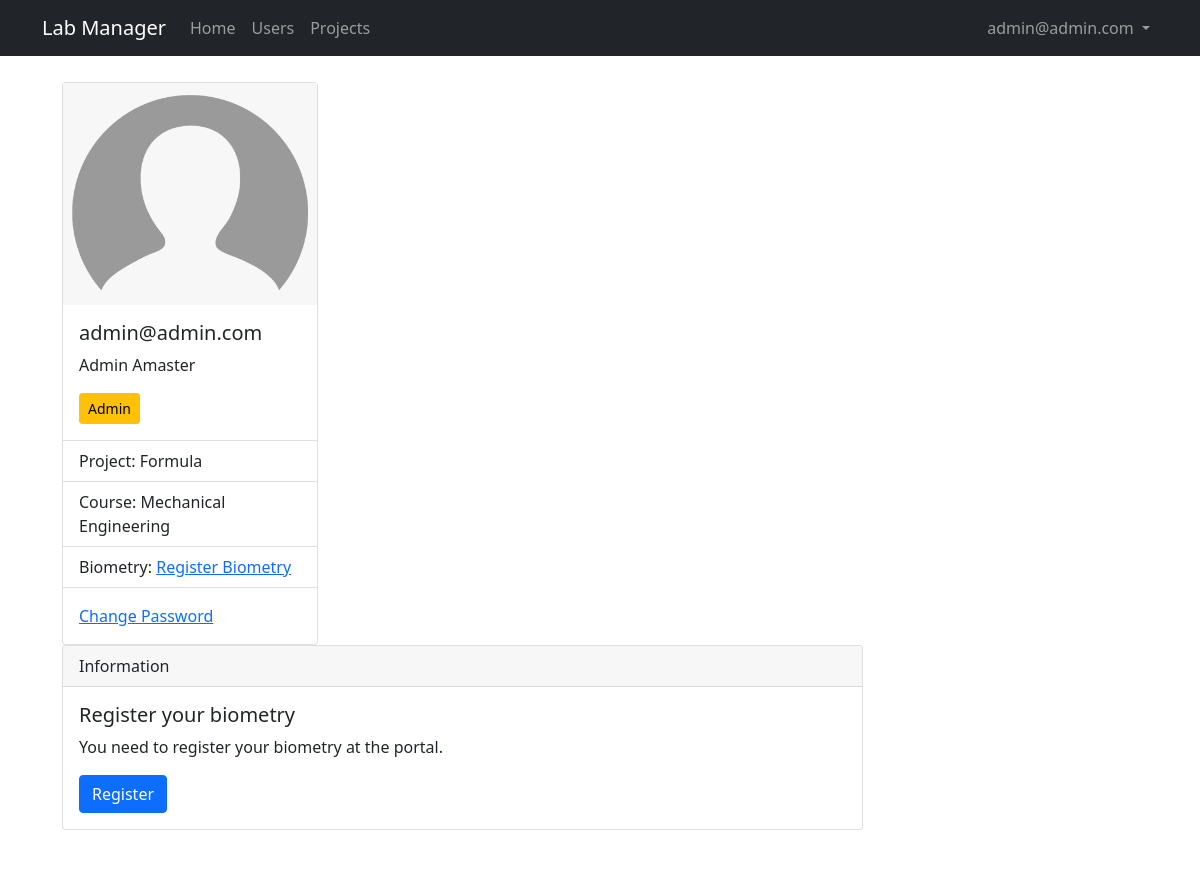
The app's page / (signed in) with its own data.
### lab_manager/models.py (models this page shows, shortened)
class User(db.Model, UserMixin):
    id = db.Column(db.Integer, primary_key = True)
    email = db.Column(db.String(50), unique = True)
    name = db.Column(db.String(150))
    password = db.Column(db.String(128))
    date_created = db.Column(db.DateTime, default = datetime.utcnow)
    biometry = db.Column(db.Boolean, default = False, nullable = False)
    project = db.Column(db.Integer, nullable = False)
    grr = db.Column(db.Integer, unique = True)
    course = db.Column(db.String(50))
    approved_by = db.Column(db.Integer)
    date_approved = db.Column(db.DateTime, default = datetime.utcnow)
    approved = db.Column(db.Boolean, default = False, nullable = False)
    admin = db.Column(db.Boolean, default = False, nullable = False)
    projects = db.relationship('Project', backref="user", passive_deletes = False)

### lab_manager/main/routes.py (the view)
@main.route("/")
@login_required
def home():
    return render_template('users/profile.jinja2', title = "Home", user=current_user)

### lab_manager/__init__.py (called while the page is built)
def create_app(config_class=Config):
    app = Flask(__name__)
    app.config.from_object(Config)
    db.init_app(app)
    migrate.init_app(app, db)
    from lab_manager.main.routes import main
    app.register_blueprint(main)
    from lab_manager.users.routes import users
    app.register_blueprint(users)
    from lab_manager.admin.routes import admin
    app.register_blueprint(admin)
    from .models import User, Project
    initialize_database(app)
    login_manager.init_app(app)
    @login_manager.user_loader
    def load_user(id):
        return User.query.get(int(id))
    return app

### lab_manager/templates/users/profile.jinja2 (shortened to what this page needs)
{% extends "./layout.jinja2" %}
{% block content %}
<div class="container">
    <div class="row">
        <div class="col">
            <div class="card" style="width: 16rem;">
            <img class="img-fluid" src="{{ url_for('static', filename='img/default_user.png')}}" class="card-img-top" alt="Profile Picture">
            <div class="card-body">
                <h5 class="card-title">{{ user.email }}</h5>
                <p class="card-text">{{ user.name }}</p>
                {% if not user.admin %}
                    {% if not user.approved %} <button type="button" class="btn btn-warning btn-sm" data-bs-toggle="modal" data-bs-target="#approval_info">Waiting for Approval</button> {% else %} <button type="button" class="btn btn-success btn-sm">Approved</button> {% endif %}
                {% else %}
                    <button type="button" class="btn btn-warning btn-sm">Admin</button>
                {% endif %}
            </div>
            <ul class="list-group list-group-flush">
                <li class="list-group-item">Project: {{ user.project }}</li>
                <li class="list-group-item">Course: {% if not user.course %} <a href="">Enter Course</a> {% else %} {{ user.course }} {% endif %}</li>
                <li class="list-group-item">Biometry: {% if not user.approved and not user.admin %} Waiting for Approval {% elif not user.biometry %} <a href="">Register Biometry</a> {% else %} Biometry registered {% endif %} </li>
            </ul>
            <div class="card-body">
                <a href="#" class="card-link">Change Password</a>
            </div>
            </div>
        </div>
        <div class="col-9">
            {% if not user.approved and not user.admin %}
            <div class="card mb-3">
                <div class="card-header">
                    Information
                </div>
                <div class="card-body">
                    <h5 class="card-title">Your account need to be approved</h5>
                    <p class="card-text">To get your account approved, please contact a project manager. You will not be able to register your biometry before that.</p>
                </div>
            </div>
            {% elif not user.biometry %}
            <div class="card mb-3">
                <div class="card-header">
                    Information
                </div>
                <div class="card-body">
                    <h5 class="card-title">Register your biometry</h5>
                    <p class="card-text">You need to register your biometry at the portal.</p>
                    <a href="#" class="btn btn-primary">Register</a>
                </div>
            </div>
            {% endif %}
        </div>
    </div>
</div>
{% endblock content %}

### lab_manager/templates/layout.jinja2 (shortened to what this page needs)
<!DOCTYPE html>
<html lang="en">
<head>
    <link href="https://cdn.jsdelivr.net/npm/bootstrap@5.1.3/dist/css/bootstrap.min.css" rel="stylesheet">
    <link rel="stylesheet" type="text/css" href="https://cdn.datatables.net/1.10.25/css/dataTables.bootstrap5.css">
    <link rel="stylesheet" href="https://cdn.jsdelivr.net/npm/bootstrap-icons@1.8.1/font/bootstrap-icons.css">
    <link rel="stylesheet" type="text/css" href="{{ url_for('static', filename='main.css') }}">
</head>
<body>
    <nav class="navbar navbar-expand-md navbar-dark bg-dark">
        <div class="container">
            <a class="navbar-brand mr-4" href="/">Lab Manager</a>
            <div class="collapse navbar-collapse" id="navbar">
                <div class="navbar-nav me-auto mb-2 mb-lg-0">
                    <a href="/" class="nav-item nav-link">Home</a>
                    {% if user.is_authenticated and user.admin==True %}
                        <a href="{{url_for('admin.users')}}" class="nav-item nav-link">Users</a>
                        <a href="{{url_for('admin.projects')}}" class="nav-item nav-link">Projects</a>
                    {% endif %}
                </div>
                <div class="navbar-nav">
                    {% if user.is_authenticated and user.admin==False %}
                        <li class="nav-item dropdown">
                            <a class="nav-link dropdown-toggle" href="#" id="navbarDropdown" role="button" data-bs-toggle="dropdown" aria-expanded="false"> {{user.email}} </a>
                            <ul class="dropdown-menu dropdown-menu-end" aria-labelledby="navbarDropdown">
                                <li><a class="dropdown-item" href="{{url_for('users.profile')}}">Profile</a></li>
                                <li><hr class="dropdown-divider"></li>
                                <li><a class="dropdown-item" href="{{url_for('users.logout')}}">Logout</a></li>
                            </ul>
                        </li>
                    {% elif user.is_authenticated and user.admin==True %}
                        <li class="nav-item dropdown">
                            <a class="nav-link dropdown-toggle" href="#" id="navbarDropdown" role="button" data-bs-toggle="dropdown" aria-expanded="false"> {{user.email}} </a>
                        </li>
                    {% else %}
                        <a href="{{url_for('users.login')}}" class="nav-item nav-link">Login</a>
                        <a href="{{url_for('users.register')}}" class="nav-item nav-link">Sign Up</a>
                    {% endif %}
                </div>
            </div>
        </div>
    </nav>
    <main class="container full-page" role="main">
        {% block content %}{% endblock content %}
    </main>
</body>
</html>

### lab_manager/static/main.css (style rules this page uses)
.full-page { background: #ffffff; padding: 10px 20px; margin-bottom: 20px; margin-top: 1rem; }

### records on screen
User: email "admin@admin.com", name "Admin Amaster", project "Formula", course "Mechanical Engineering"
